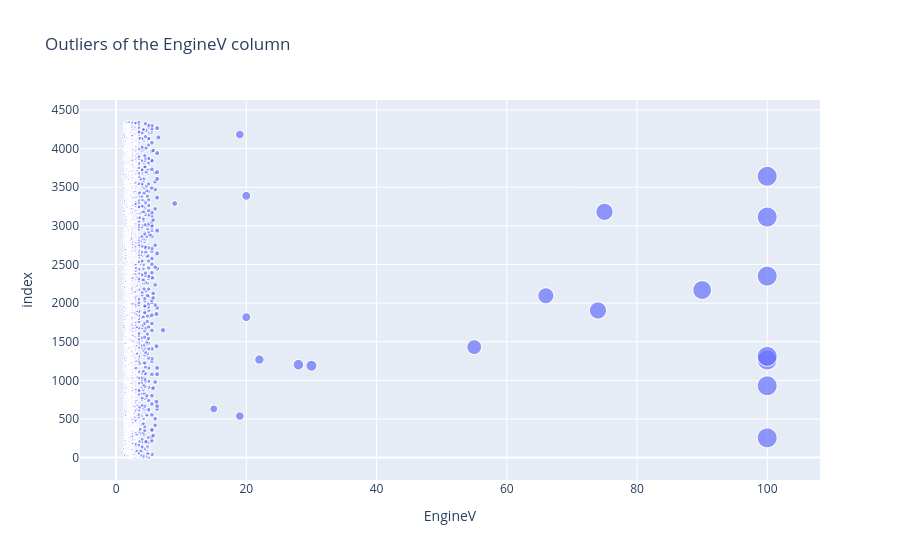

Notebook source saved alongside this figure:
### Code cell
# Looking for outliers in the EngineV column
px.scatter(df,'EngineV', size='EngineV', title="Outliers of the EngineV column")

### Figure 1 — Plotly figure (JSON) as saved in the notebook; plotly's stock layout.template omitted (floating-point values rounded to 4 significant figures; data arrays with more than 128 entries replaced by an {"elided": "..."} marker saying what was removed)
{"data": [{"hovertemplate": "EngineV=%{marker.size}<br>index=%{y}<extra></extra>", "legendgroup": "", "marker": {"color": "#636efa", "size": {"elided": "3903 float values"}, "sizemode": "area", "sizeref": 0.25, "symbol": "circle"}, "mode": "markers", "name": "", "showlegend": false, "type": "scattergl", "x": {"elided": "3903 float values"}, "xaxis": "x", "y": {"elided": "3903 int values"}, "yaxis": "y"}], "layout": {"legend": {"itemsizing": "constant", "tracegroupgap": 0}, "title": {"text": "Outliers of the EngineV column"}, "xaxis": {"anchor": "y", "domain": [0, 1], "title": {"text": "EngineV"}}, "yaxis": {"anchor": "x", "domain": [0, 1], "title": {"text": "index"}}}}
